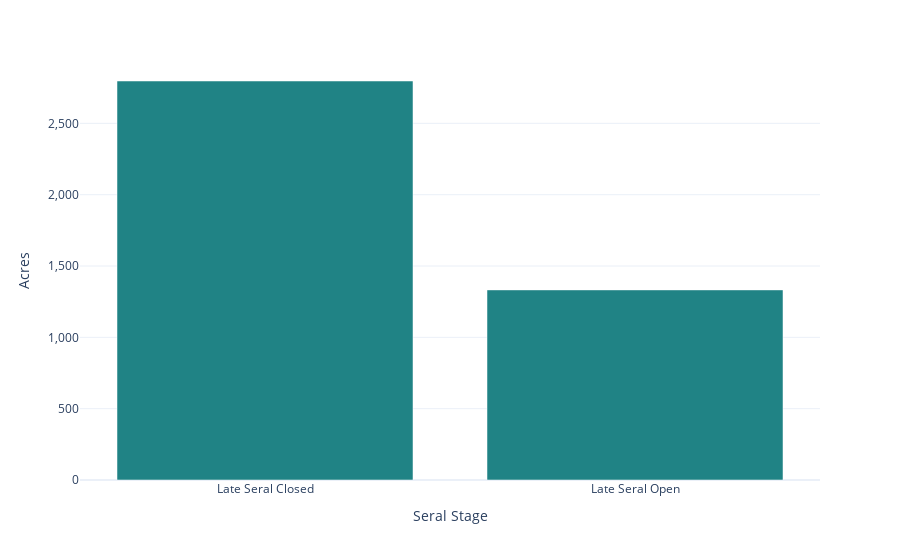

Notebook cell for this chart:
### Code cell
# Old Growth
df = get_old_growth()
plot_old_growth(df, draft=True)

### Figure 1 — Plotly figure (JSON) as saved in the notebook; plotly's stock layout.template omitted (floating-point values rounded to 4 significant figures)
{"data": [{"alignmentgroup": "True", "customdata": [["Late Seral Closed"], ["Late Seral Open"]], "hovertemplate": "<b>%{y:,.0f}</b> acres of<br><i>%{customdata[0]}</i> forest<extra></extra>", "legendgroup": "", "marker": {"color": "#208385", "pattern": {"shape": ""}}, "name": "", "offsetgroup": "", "orientation": "v", "showlegend": false, "textposition": "auto", "type": "bar", "x": ["Late Seral Closed", "Late Seral Open"], "xaxis": "x", "y": [2797.0, 1333.0], "yaxis": "y"}], "layout": {"barmode": "relative", "dragmode": false, "hovermode": "x unified", "legend": {"title": {}, "tracegroupgap": 0}, "margin": {"t": 60}, "xaxis": {"anchor": "y", "domain": [0, 1], "tickformat": ".0f", "title": {"text": "Seral Stage"}}, "yaxis": {"anchor": "x", "domain": [0, 1], "hoverformat": ",.0f", "showticklabels": true, "tickformat": ",.0f", "title": {"text": "Acres"}}}}
